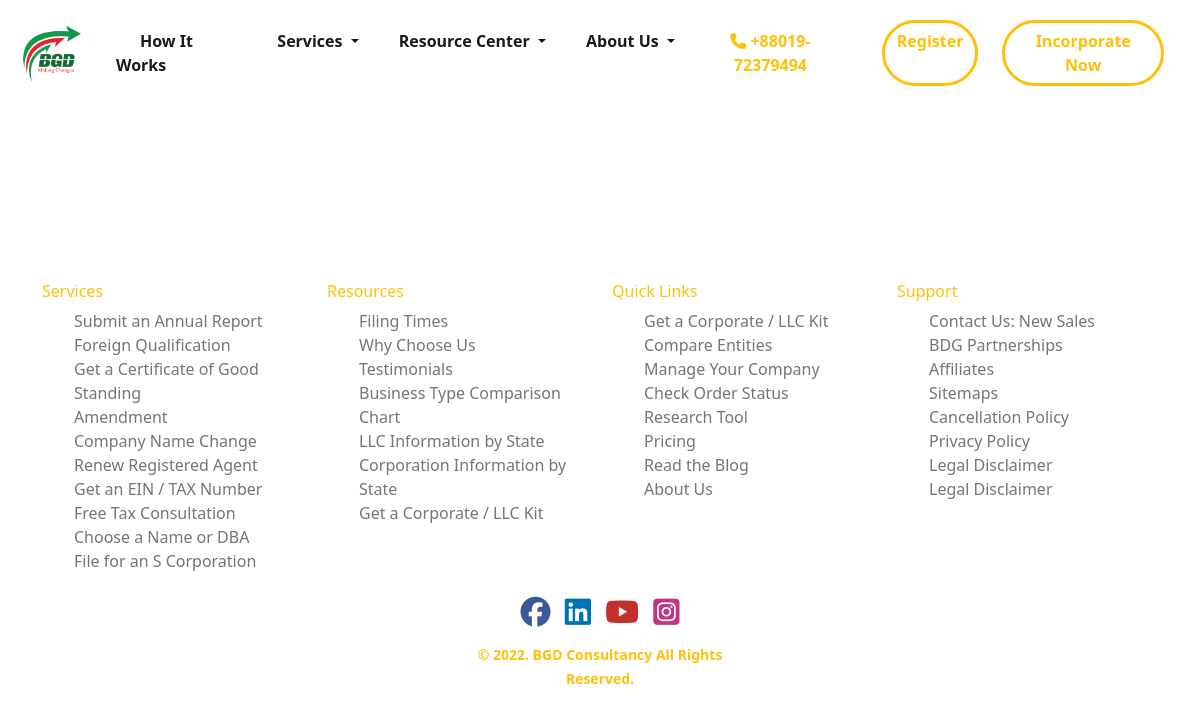
The page /blog/ on the database as committed earlier.
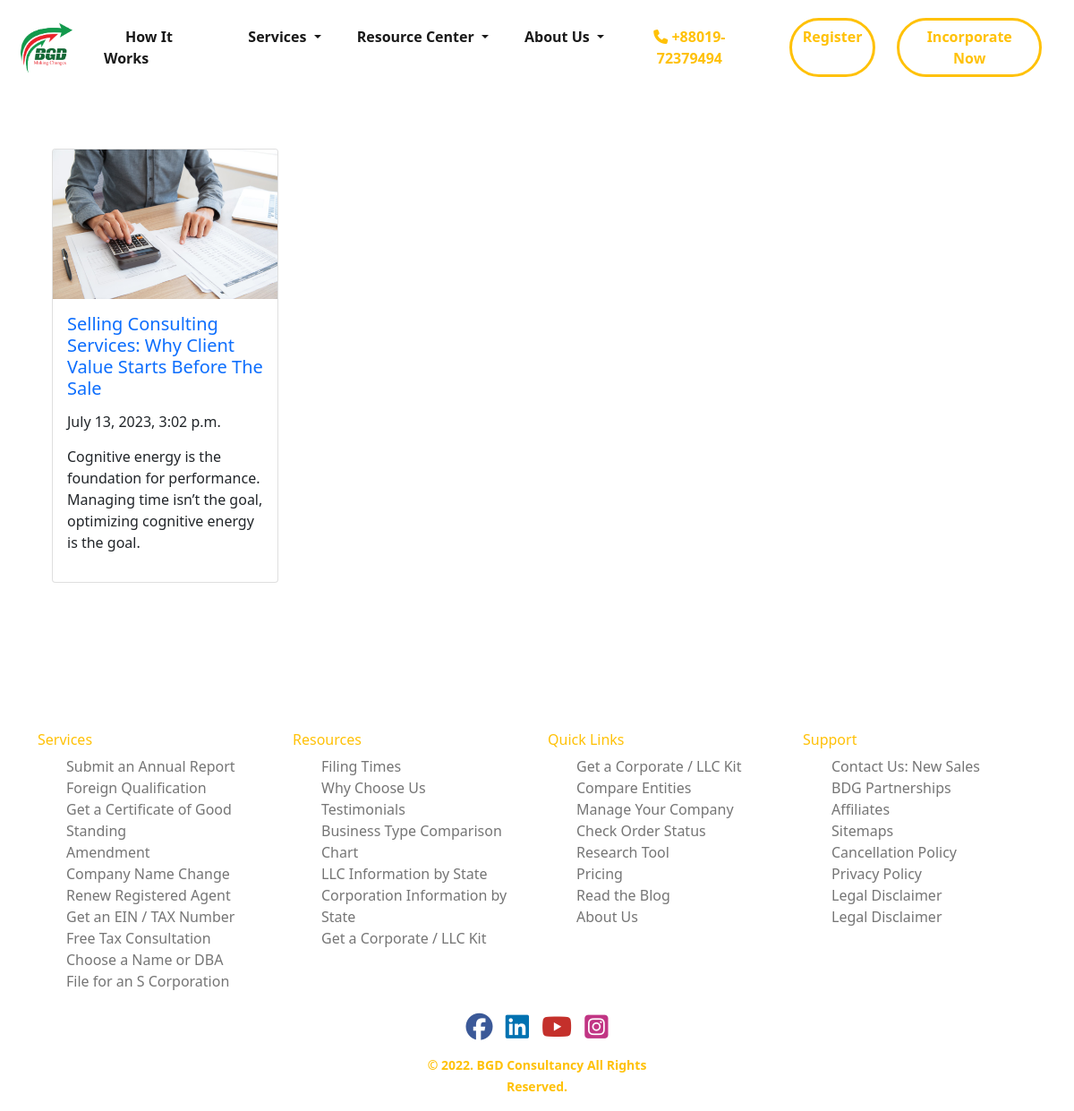
The same page on the database as committed later.
### bgd_consultancy_app/models.py (models this page shows, shortened)
class Blog(models.Model):
    blog_title = models.CharField(max_length=255, verbose_name='Put a Title')
    short_description = models.TextField(max_length=500)
    blog_content = RichTextField()
    blog_image = models.ImageField(upload_to='blog_images', verbose_name='Image', blank=False, null=False)
    publish_date = models.DateTimeField(auto_now_add=True)
    slug = models.SlugField(max_length=255, unique=True)
    class Meta:
        ordering = ['-publish_date',]

### bgd_consultancy_app/views.py (the view)
# urls.py: path('blog/', views.blog, name='blog'),
def blog(request):
    all_blog = Blog.objects.all().order_by('-id')
    diction = {'all_blog': all_blog}
    return render(request,'bgd_consultancy_app/blog.html', context = diction)

### templates/bgd_consultancy_app/blog.html (shortened to what this page needs)
{% extends 'base.html' %}
{% load static %}
{% block body %}
<link rel="stylesheet" href="{% static 'css/blog.css' %}">
<div class="container" style="margin-bottom: 100px; margin-top: 150px;">
    <section class="blog-card">
        <div class="card-container p-3 d-flex flex-sm-column flex-md-row justify-content-center">
            <div class="row">
                {% for blog in all_blog %}
                <div class="col-12 col-md-6 col-lg-3 blog-banner">
                    <div class="card" style="margin-bottom: 50px;">
                        <a href="{% url 'bgd_consultancy_app:blog_details' slug=blog.slug %}"><img src="{{ blog.blog_image.url }}" class="card-img-top"
                                alt="" /></a>
                        <div class="card-body">
                            <a href="{% url 'bgd_consultancy_app:blog_details' slug=blog.slug %}" style="text-decoration: none;"><h5 class="card-title">
                                {{ blog.blog_title }}
                            </h5></a>
                            <p>
                                <h6>{{ blog.publish_date }}</h6>
                            </p>
                            <p class="card-text">
                                {{ blog.short_description | linebreaks | slice:":145" }}
                            </p>
                        </div>
                    </div>
                </div>
                {% endfor %}
            </div>
        </div>
    </section>
</div>
{% endblock %}

### templates/base.html (shortened to what this page needs)
<!DOCTYPE html>
<html lang="en">
<head>
    {% load static %}
    <link href="https://cdn.jsdelivr.net/npm/bootstrap@5.0.2/dist/css/bootstrap.min.css" rel="stylesheet"
>
    <link rel="stylesheet" href="{% static 'css/style.css' %}">
</head>
<body>
    <header>
        <section>
            <nav class="navbar fixed-top navbar-expand-lg navbar-light text-light bg-color">
                <div class="container-fluid">
                    <a class="navbar-brand" href="{% url 'bgd_consultancy_app:home' %}"><img
                            src="{% static 'images/BGD_icon.png' %}" alt=""></a>
                    <div class="collapse navbar-collapse" id="navbarSupportedContent">
                        <ul class="navbar-nav me-auto mb-2 mb-lg-0">
                            <li class="nav-item">
                                <a class="nav-link active" aria-current="page"
                                    href="{% url 'bgd_consultancy_app:how_it_work' %}"><b class="main-nav-item">How It
                                        Works</b></a>
                            </li>
                            <li class="nav-item dropdown">
                                <a class="nav-link dropdown-toggle active" href="#" role="button"
                                    data-bs-toggle="dropdown" aria-expanded="false">
                                    <b class="main-nav-item">Services</b>
                                </a>
                            </li>
                            <li class="nav-item dropdown">
                                <a class="nav-link dropdown-toggle active" href="#" role="button"
                                    data-bs-toggle="dropdown" aria-expanded="false">
                                    <b class="main-nav-item">Resource Center</b>
                                </a>
                            </li>
                            <li class="nav-item dropdown">
                                <a class="nav-link dropdown-toggle active" href="#" role="button"
                                    data-bs-toggle="dropdown" aria-expanded="false">
                                    <b class="main-nav-item">About Us</b>
                                </a>
                            </li>
                        </ul>
                        <form class="d-flex media-queries" role="search">
                            <button class="btn btn-border-gap" type="submit"><a class="link-decoration" href="#"><span
                                        class="link-color"><i class="fa-solid fa-phone"></i></span>
                                    <strong class="link-color">+88019-72379494</strong></a>
                            </button>
                            {% if user.is_authenticated %}
                            <a href="{% url 'login_app:profile' %}" class="btn btn-outline-warning border-3 rounded-pill btn-border-gap">
                                <b>Profile</b>
                            </a>
                            {% else %}
                            <a href="{% url 'login_app:register' %}" class="btn btn-outline-warning border-3 rounded-pill btn-border-gap">
                                <b>Register</b>
                            </a>
                            {% endif %}
                            <a href="{% url 'bgd_consultancy_app:index' %}"
                                class="btn btn-outline-warning border-3 rounded-pill btn-border-gap">
                                <b>Incorporate Now</b>
                            </a>
                        </form>
                    </div>
                </div>
            </nav>
        </section>
    </header>
    {% block body %}
    {% endblock %}
    <footer>
        <div class="footer-clean">
            <div class="container">
                <div class="row justify-content-center">
                    <div class="col-sm-6 col-md-3 item">
                        <h6 class="text-color"><span class="get-started-text-color">Services</span></h6>
                        <ul class="no-decoration footer-link">
                            <li><a href="#">Submit an Annual Report</a></li>
                            <li><a href="#">Foreign Qualification</a></li>
                            <li><a href="#">Get a Certificate of Good Standing</a></li>
                            <li><a href="#">Amendment</a></li>
                            <li><a href="#">Company Name Change</a></li>
                            <li><a href="#">Renew Registered Agent</a></li>
                            <li><a href="#">Get an EIN / TAX Number</a></li>
                            <li><a href="#">Free Tax Consultation</a></li>
                            <li><a href="#">Choose a Name or DBA</a></li>
                            <li><a href="#">File for an S Corporation</a></li>
                        </ul>
                    </div>
                    <div class="col-sm-6 col-md-3 item">
                        <h6 class="text-color"><span class="get-started-text-color">Resources</span></h6>
                        <ul class="footer-link">
                            <li><a href="#">Filing Times</a></li>
                            <li><a href="#">Why Choose Us</a></li>
                            <li><a href="#">Testimonials</a></li>
                            <li><a href="#">Business Type Comparison Chart</a></li>
                            <li><a href="#">LLC Information by State</a></li>
                            <li><a href="#">Corporation Information by State</a></li>
                            <li><a href="#">Get a Corporate / LLC Kit</a></li>
                        </ul>
                    </div>
                    <div class="col-sm-6 col-md-3 item">
                        <h6 class="text-color"><span class="get-started-text-color">Quick Links</span></h6>
                        <ul class="footer-link">
                            <li><a href="#">Get a Corporate / LLC Kit</a></li>
                            <li><a href="#">Compare Entities</a></li>
                            <li><a href="#">Manage Your Company</a></li>
                            <li><a href="#">Check Order Status</a></li>
                            <li><a href="#">Research Tool</a></li>
                            <li><a href="#">Pricing</a></li>
                            <li><a href="#">Read the Blog</a></li>
                            <li><a href="#">About Us</a></li>
                        </ul>
                    </div>
                    <div class="col-sm-6 col-md-3 item">
                        <h6 class="text-color"><span class="get-started-text-color">Support</span></h6>
                        <ul class="footer-link">
                            <li><a href="#">Contact Us: New Sales</a></li>
                            <li><a href="#">BDG Partnerships</a></li>
                            <li><a href="#">Affiliates</a></li>
                            <li><a href="#">Sitemaps</a></li>
                            <li><a href="#">Cancellation Policy</a></li>
                            <li><a href="#">Privacy Policy</a></li>
                            <li><a href="#">Legal Disclaimer</a></li>
                            <li><a href="#">Legal Disclaimer</a></li>
                        </ul>
                    </div>
                    <div class="col-lg-3 social-item">
                        <a class="fb-icon" href="#"><i class="fa-brands fa-facebook"></i></a>
                        <a class="linkedin-icon" href="#"><i class="fa-brands fa-linkedin"></i></a>
                        <a class="youtube-icon" href="#"><i class="fa-brands fa-youtube"></i></a>
                        <a class="instagram-icon" href="#"><i class="fa-brands fa-square-instagram"></i></a>
                        <p class="copyright"><span class="get-started-text-color text-center fw-bold"><small>© 2022. BGD
                                    Consultancy All Rights Reserved.</small></span></p>
                    </div>
                </div>
            </div>
        </div>
    </footer>
</body>
</html>

### static/css/style.css (style rules this page uses)
header div a img { height: 5rem; width: 5rem; }
.bg-color { background-color: #fff; }
.main-nav-item { margin-left: 1.5rem; }
.btn-border-gap { margin-right: 1.5rem; }
.link-decoration { text-decoration: none; }
.link-color { color: #ffc107; }
.get-started-text-color { color: #ffc107; }
.text-color { color: #757575; }
.footer-clean ul li { list-style-type: none; }
.footer-clean ul li a { text-decoration: none; color: #757575; }
.fb-icon { color: #3b5998; font-size: 30px; margin-right: 10px; }
.linkedin-icon { color: #0072b1; font-size: 30px; margin-right: 10px; }
.youtube-icon { color: #c4302b; font-size: 30px; margin-right: 10px; }
.instagram-icon { color: #C13584; font-size: 30px; }
.social-item { text-align: center; }
.copyright { margin-top: 8px; }

Rows that differ between the two databases and show on the page:
added Blog: blog_image (picture), blog_title "Selling Consulting Services: Why Client Value Starts Before The Sale", publish_date "July 13, 2023, 3:02 p.m.", short_description "Cognitive energy is the foundation for performance. Managing time isn’t the goal, optimizing cognitive energy is the goal."
